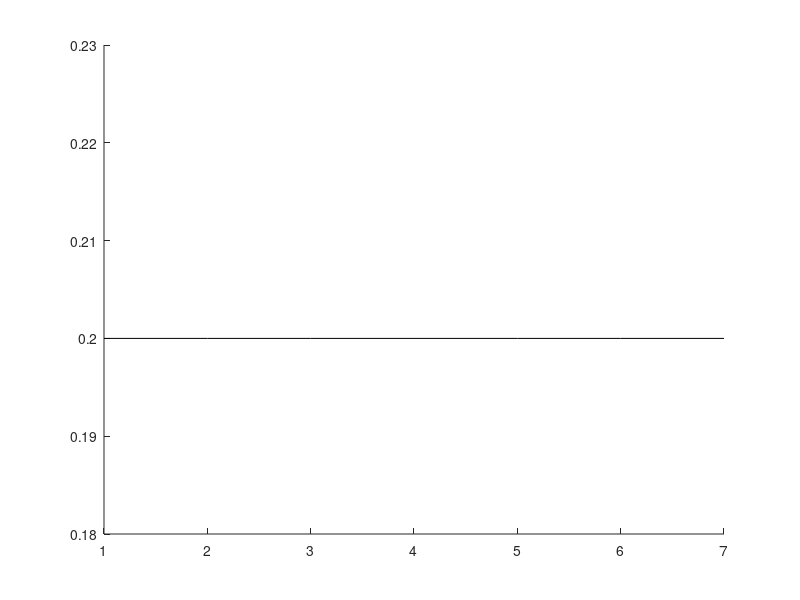

This figure's MATLAB source: (Note: this script raises an error after producing the figure.)
function DATA = CaBMI_batchPlot2;

% plot data that has already been extracted and saved... ( Lily's data);



% get all mat files
mov_listing=dir(fullfile(pwd,'*.mat'));
mov_listing={mov_listing(:).name};
filenames=mov_listing;
counter = 1;
for i = 1:size(mov_listing,2)
    
    load(filenames{i},'ROIhits');
try
    [out] = CaBMI_SequenceEmerge(ROIhits);
   close all     
counter = counter+1;
catch
end

out_date = CaBMI_MatchDate(mov_listing{i});
out_fname = CaBMI_MatchFname(mov_listing{i});
     DATA{out_date}{out_fname} = out;
     
   clear ROIhits
end


counter = 1;
for i = 1: 5; % animal
    for ii = 1:7; % date
        try
            dat1(ii,i) = DATA{ii}{i}.mid_late- DATA{ii}{i}.early_mid;
            earl(counter) =  DATA{ii}{i}.early_early;
            lat(counter) = DATA{ii}{i}.late_late;
            counter = counter+1;
        catch
            dat1(ii,i) = 0.2;
        end
    end
end


% plot all differences, then the error bar of the mean...
figure(); 
hold on;
for i = 1:5
p1 = plot(dat1(:,i),'k');
p1.Color(4) = 0.2;
end

errorbar(mean(dat1,2),(std(dat1,[],2)/sqrt(7)));



figure();
hold on;
for i = 1:34;
x = [ 1 2];
y = [earl(i) lat(i)];;
plot(x, y, '-k')
hold on
scatter(x(1), y(1), 50, 'b', 'filled')
scatter(x(2), y(2), 50, 'r', 'filled')
axis([0.5  2.5   0 1])
end